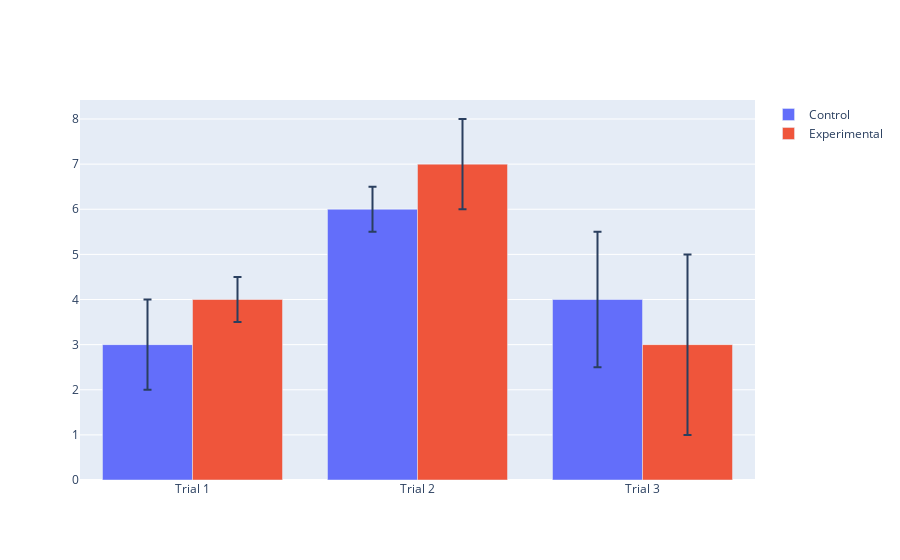

The code cell stored with this chart in its notebook:
### Code cell
import plotly.graph_objects as go

fig = go.Figure()
fig.add_trace(go.Bar(
    name='Control',
    x=['Trial 1', 'Trial 2', 'Trial 3'], y=[3, 6, 4],
    error_y=dict(type='data', array=[1, 0.5, 1.5])
))
fig.add_trace(go.Bar(
    name='Experimental',
    x=['Trial 1', 'Trial 2', 'Trial 3'], y=[4, 7, 3],
    error_y=dict(type='data', array=[0.5, 1, 2])
))
fig.update_layout(barmode='group')
fig.show()

### Figure 1 — Plotly figure (JSON) as saved in the notebook; plotly's stock layout.template omitted (floating-point values rounded to 4 significant figures)
{"data": [{"error_y": {"array": [1, 0.5, 1.5], "type": "data"}, "name": "Control", "type": "bar", "x": ["Trial 1", "Trial 2", "Trial 3"], "y": [3, 6, 4]}, {"error_y": {"array": [0.5, 1, 2], "type": "data"}, "name": "Experimental", "type": "bar", "x": ["Trial 1", "Trial 2", "Trial 3"], "y": [4, 7, 3]}], "layout": {"barmode": "group"}}
